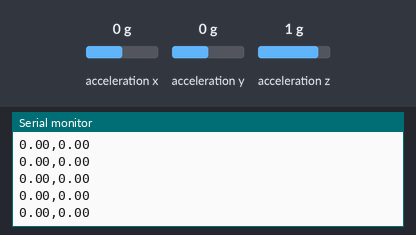
Simulated run of this sketch. Board: Arduino Uno, built with avr-gcc and run on an emulated ATmega328P. Parts: the last lines printed to the serial monitor. Wiring (inferred from the names in the program): MPU-6050 motion sensor at I2C address 0x68. The inputs (shaded band) are chosen by the test bench; at power-on: acceleration x 0 g, acceleration y 0 g, acceleration z 1 g.

Above: at 1.3 s.
1.4 s: acceleration x set to -1.4 g
At 2.2 s:
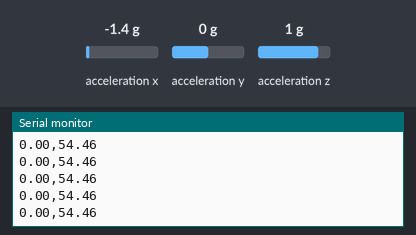
2.9 s: acceleration y set to -1.4 g
At 3.8 s:
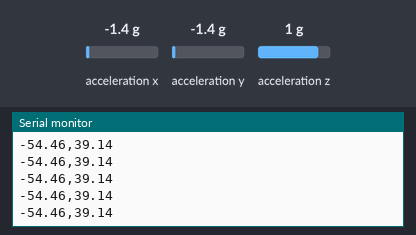
4.4 s: acceleration z set to -1.4 g
At 5.1 s:
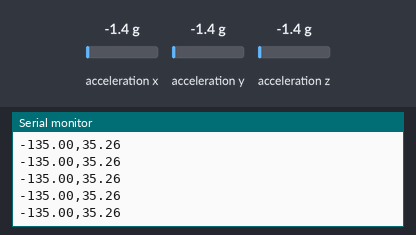
Timing chart, 0 to 7.4 s (numbered marks = the images above; inputs shaded):
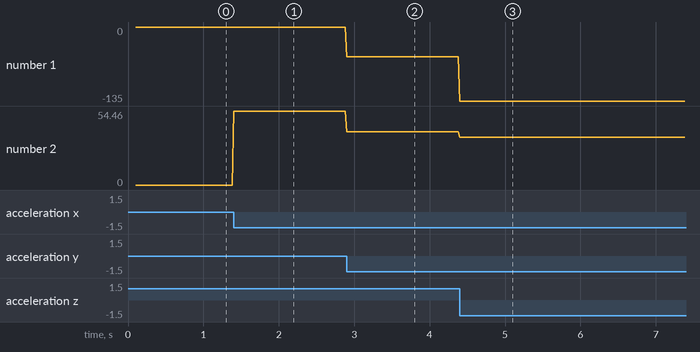

The sketch:

mpu6050_controller.ino
```cpp
// UNO R3: VCC -> 5V, GND -> GND, SDA -> A4, SCL -> A5.
// Set TEST_MODE=true for I2C detection and roll/pitch diagnostics.
// Game mode sends roll,pitch per line for the four-direction setup check.
#include <Wire.h>
#include <math.h>
const bool TEST_MODE = false;
uint8_t address = 0;
unsigned long lastSample = 0;

bool writeRegister(uint8_t reg, uint8_t value) {
  Wire.beginTransmission(address);
  Wire.write(reg);
  Wire.write(value);
  return Wire.endTransmission() == 0;
}

bool detectSensor() {
  for (uint8_t candidate = 0x68; candidate <= 0x69; ++candidate) {
    Wire.beginTransmission(candidate);
    Wire.write(0x75);  // WHO_AM_I
    if (Wire.endTransmission(false) != 0) continue;
    if (Wire.requestFrom(candidate, (uint8_t)1) != 1) continue;
    if ((Wire.read() & 0x7e) != 0x68) continue;
    address = candidate;
    if (!writeRegister(0x6B, 0)) return false; // wake up
    if (!writeRegister(0x1C, 0)) return false; // +/-2g
    if (TEST_MODE) { Serial.print("MPU-6050 detected at 0x"); Serial.println(address, HEX); }
    return true;
  }
  return false;
}

int16_t readSigned() {
  uint8_t high = Wire.read();
  uint8_t low = Wire.read();
  return (int16_t)(((uint16_t)high << 8) | low);
}

void setup() {
  Serial.begin(115200);
  Wire.begin();
  Wire.setWireTimeout(3000, true);
  delay(100);
  detectSensor();
}

void loop() {
  if (!address) {
    if (TEST_MODE) Serial.println("MPU-6050 not found; checking 0x68/0x69");
    delay(1000);
    detectSensor();
    return;
  }
  if (millis() - lastSample < 20) return; // 50 Hz
  lastSample = millis();
  Wire.beginTransmission(address);
  Wire.write(0x3B);
  if (Wire.endTransmission(false) != 0 || Wire.requestFrom(address, (uint8_t)6) != 6) {
    address = 0;
    return;
  }
  float ax = readSigned(), ay = readSigned(), az = readSigned();
  float roll = atan2(ay, az) * 180.0 / PI;
  float pitch = atan2(-ax, sqrt(ay * ay + az * az)) * 180.0 / PI;
  if (TEST_MODE) {
    Serial.print("roll="); Serial.print(roll, 2);
    Serial.print(" pitch="); Serial.println(pitch, 2);
  } else {
    Serial.print(roll, 2);
    Serial.print(',');
    Serial.println(pitch, 2);
  }
}
```

Measured:
- after the input at 1.4 s, the serial monitor: prints a new line at once (image 1)
- after the input at 2.9 s, the serial monitor: prints a new line at once (image 2)
- after the input at 4.4 s, the serial monitor: prints a new line at once (image 3)
- plotted number 1: 0 → -54.46 after the input at 2.9 s, -54.46 → -135 after the input at 4.4 s
- plotted number 2: 0 → 54.46 after the input at 1.4 s, 54.46 → 39.14 after the input at 2.9 s, 39.14 → 35.26 after the input at 4.4 s
